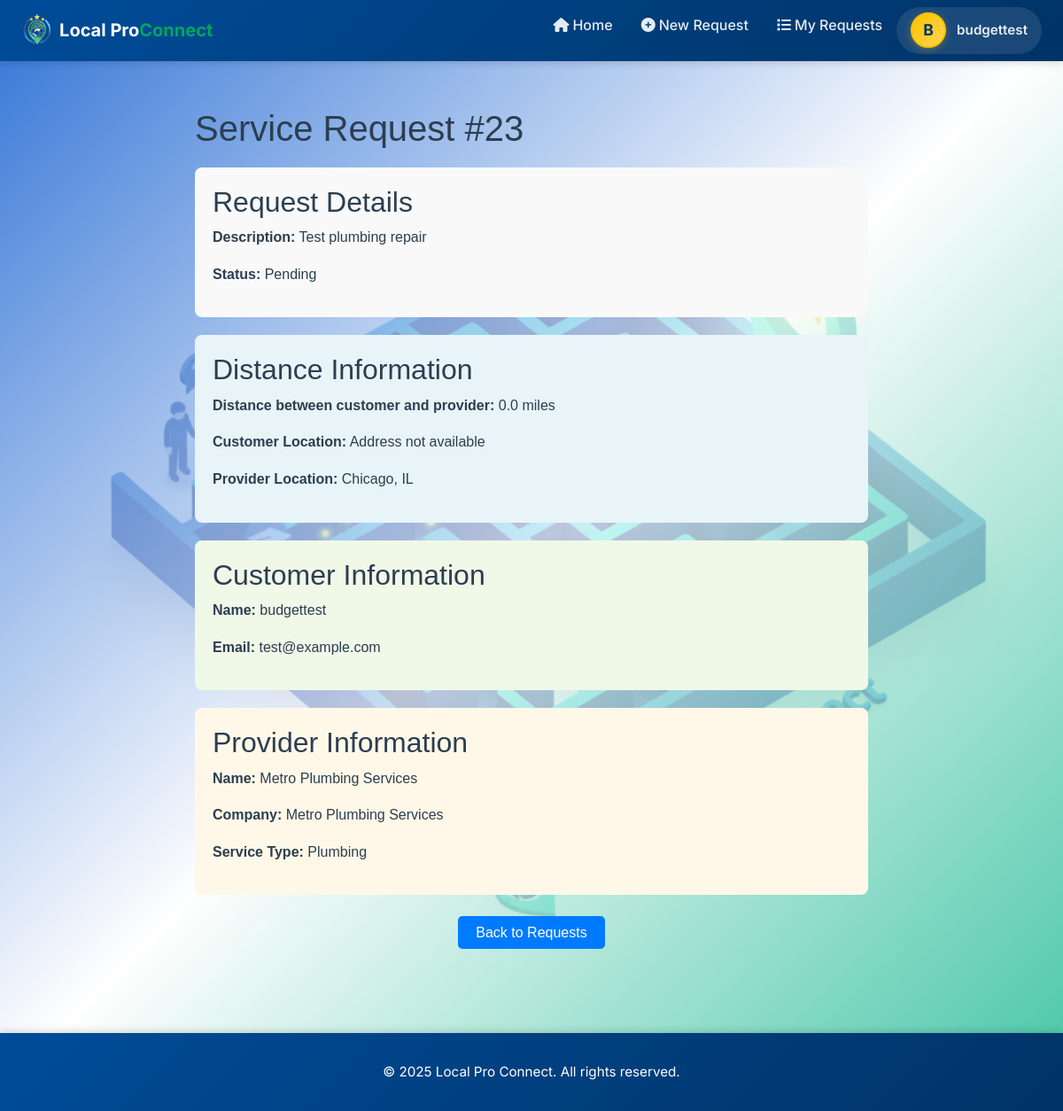
Screenshot of /requests/23/ (signed in) with the database file from the repository.
### requests/models.py (models this page shows, shortened)
class ServiceRequest(models.Model):
    STATUS_CHOICES = [
        ('pending', 'Pending'),
        ('accepted', 'Accepted'),
        ('declined', 'Declined'),
    ]
    DECLINE_REASON_CHOICES = [
        ('price', 'Price'),
        ('distance', 'Distance'),
        ('time', 'Time'),
        ('other', 'Other'),
    ]
    user = models.ForeignKey(
        settings.AUTH_USER_MODEL,
        on_delete=models.CASCADE,
        related_name="service_requests"
    )
    provider = models.ForeignKey(
        settings.AUTH_USER_MODEL,
        on_delete=models.SET_NULL,
        null=True,
        blank=True,
        related_name="service_requests_as_provider"
    )
    description = models.TextField()
    provider_name = models.CharField(max_length=255)  # Name of provider being requested
    offered_price = models.DecimalField(max_digits=10, decimal_places=2, null=True, blank=True, help_text="Price offered by the user")
    date_time = models.DateTimeField(null=True, blank=True)
    price_range = models.ForeignKey(
        PriceRange,
        on_delete=models.SET_NULL,
        null=True,
        blank=True,
        related_name="requests",
    )
    urgent = models.BooleanField(default=False)
    status = models.CharField(
        max_length=20,
        choices=STATUS_CHOICES,
        default='pending'
    )
    decline_reason = models.CharField(
        max_length=20,
        choices=DECLINE_REASON_CHOICES,
        null=True,
        blank=True
    )
    decline_message = models.TextField(null=True, blank=True)
    created_at = models.DateTimeField(auto_now_add=True)
    accepted_at = models.DateTimeField(null=True, blank=True)
    declined_at = models.DateTimeField(null=True, blank=True)
    email_sent_to_provider = models.BooleanField(default=False, help_text="Whether provider notification email was sent")
    email_sent_to_provider_timestamp = models.DateTimeField(null=True, blank=True, help_text="When provider email was sent")
    email_sent_to_user = models.BooleanField(default=False, help_text="Whether user notification email was sent")
    email_sent_to_user_timestamp = models.DateTimeField(null=True, blank=True, help_text="When user email was sent")
    email_read_timestamp = models.DateTimeField(null=True, blank=True, help_text="When provider opened email (if tracked)")
    email_response_timestamp = models.DateTimeField(null=True, blank=True, help_text="When provider responded to request")
    class Meta:
        ordering = ['-created_at']

### accounts/models.py (models this page shows, shortened)
class ProviderProfile(models.Model):
	SERVICE_CHOICES = [
		('plumbing', 'Plumbing'),
		('electrical', 'Electrical'),
		('carpentry', 'Carpentry'),
		('cleaning', 'Cleaning'),
		('tutoring', 'Tutoring'),
		('hvac', 'HVAC'),
		('roofing', 'Roofing'),
		('landscaping', 'Landscaping'),
		('painting', 'Painting'),
		('other', 'Other'),
	]
	user = models.OneToOneField(settings.AUTH_USER_MODEL, on_delete=models.CASCADE, related_name='provider_profile')
	company_name = models.CharField(max_length=255, blank=True)
	service_type = models.CharField(max_length=50, choices=SERVICE_CHOICES, default='other')
	phone = models.CharField(max_length=20, blank=True)
	business_address = models.CharField(max_length=255, blank=True)
	city = models.CharField(max_length=100, blank=True)
	state = models.CharField(max_length=50, blank=True)
	zip_code = models.CharField(max_length=10, blank=True)
	service_description = models.TextField(blank=True)
	bio = models.TextField(blank=True)
	profile_picture = models.ImageField(upload_to='profiles/', null=True, blank=True)
	services_rendered = models.PositiveIntegerField(default=0)
	years_experience = models.PositiveIntegerField(default=0)
	rating = models.DecimalField(max_digits=3, decimal_places=1, default=5.0)
	total_reviews = models.IntegerField(default=0)
	is_verified = models.BooleanField(default=False)
	min_price = models.DecimalField(max_digits=10, decimal_places=2, default=50.00, help_text="Minimum service price")
	max_price = models.DecimalField(max_digits=10, decimal_places=2, null=True, blank=True, help_text="Maximum service price (for display range)")
	SERVICE_RATE_CHOICES = [
		('hourly', 'Hourly'),
		('fixed', 'Fixed Price'),
		('custom', 'Custom Quote'),
	]
	service_rate = models.CharField(max_length=20, choices=SERVICE_RATE_CHOICES, default='fixed', help_text="How this provider charges for services")
	latitude = models.DecimalField(max_digits=9, decimal_places=6, null=True, blank=True, help_text="Current latitude for live tracking")
	longitude = models.DecimalField(max_digits=9, decimal_places=6, null=True, blank=True, help_text="Current longitude for live tracking")
	created_at = models.DateTimeField(auto_now_add=True)
	updated_at = models.DateTimeField(auto_now=True)
	class Meta:
		verbose_name = 'Provider Profile'
		verbose_name_plural = 'Provider Profiles'
		ordering = ['-created_at']

### requests/views.py (the view, shortened to what this page needs)
# urls.py: path("<int:request_id>/", request_detail, name="request_detail"),
@login_required
def request_detail(request, request_id):
    service_request = get_object_or_404(
        ServiceRequest.objects.select_related('user', 'provider', 'price_range').prefetch_related('photos'),
        id=request_id
    )
    user = request.user
    is_provider = hasattr(user, 'provider_profile')
    if service_request.user != user and service_request.provider != user:
        return HttpResponseForbidden('You do not have permission to view this request')
    distance = None
    user_address = None
    provider_address = None
    user_lat = None
    user_lng = None
    provider_lat = None
    provider_lng = None
    user_profile = None
    if hasattr(service_request.user, 'user_profile'):
        user_profile = service_request.user.user_profile
        user_address = get_address_string(user_profile)
    provider_profile = None
    if service_request.provider and hasattr(service_request.provider, 'provider_profile'):
        provider_profile = service_request.provider.provider_profile
        provider_address = get_address_string(provider_profile)
    if user_profile and provider_profile:
        try:
            user_zip = int(user_profile.zip_code) if user_profile.zip_code else 0
            provider_zip = int(provider_profile.zip_code) if provider_profile.zip_code else 0
            zip_diff = abs(user_zip - provider_zip)
            distance = min(zip_diff * 0.5, 500)  # Cap at 500 miles
        except (ValueError, AttributeError):
            distance = None
    context = {
        'service_request': service_request,
        'distance': distance,
        'user_address': user_address,
        'provider_address': provider_address,
        'user_lat': user_lat,
        'user_lng': user_lng,
        'provider_lat': provider_lat,
        'provider_lng': provider_lng,
        'is_provider': is_provider,
    }
    return render(request, 'requests/request_detail.html', context)

### requests/templates/requests/request_detail.html (shortened to what this page needs)
{% extends "base.html" %}
{% load static %}
{% block content %}
<div style="max-width: 800px; margin: 0 auto; padding: 20px; font-family: Arial, sans-serif;">
    <h1>Service Request #{{ service_request.id }}</h1>
    <div style="background: #f9f9f9; padding: 20px; border-radius: 8px; margin: 20px 0;">
        <h2>Request Details</h2>
        <p><strong>Description:</strong> {{ service_request.description }}</p>
        <p><strong>Status:</strong> {{ service_request.get_status_display }}</p>
    </div>
    <div style="background: #e8f4f8; padding: 20px; border-radius: 8px; margin: 20px 0;">
        <h2>Distance Information</h2>
        {% if distance is not None %}
        <p><strong>Distance between customer and provider:</strong> {{ distance|floatformat:1 }} miles</p>
        {% if user_address %}
        <p><strong>Customer Location:</strong> {{ user_address }}</p>
        {% endif %}
        {% if provider_address %}
        <p><strong>Provider Location:</strong> {{ provider_address }}</p>
        {% endif %}
        {% else %}
        <p>Distance information not available</p>
        {% endif %}
    </div>
    <div style="background: #f0f8e8; padding: 20px; border-radius: 8px; margin: 20px 0;">
        <h2>Customer Information</h2>
        <p><strong>Name:</strong> {{ service_request.user.get_full_name|default:service_request.user.username }}</p>
        {% if service_request.user.email %}
        <p><strong>Email:</strong> {{ service_request.user.email }}</p>
        {% endif %}
    </div>
    {% if service_request.provider %}
    <div style="background: #fff8e8; padding: 20px; border-radius: 8px; margin: 20px 0;">
        <h2>Provider Information</h2>
        <p><strong>Name:</strong> {{ service_request.provider_name }}</p>
        {% if service_request.provider.provider_profile %}
        <p><strong>Company:</strong> {{ service_request.provider.provider_profile.company_name }}</p>
        <p><strong>Service Type:</strong> {{ service_request.provider.provider_profile.get_service_type_display }}</p>
        {% endif %}
    </div>
    {% endif %}
    <div style="text-align: center; margin-top: 30px;">
        <a href="{% url 'requests:request_list' %}" style="background: #007bff; color: white; padding: 10px 20px; text-decoration: none; border-radius: 5px;">Back to Requests</a>
    </div>
</div>
{% endblock %}

### templates/base.html (shortened to what this page needs)
{% load static %}
<!DOCTYPE html>
<html lang="en">
<head>
    <link href="https://cdn.jsdelivr.net/npm/bootstrap@5.3.0/dist/css/bootstrap.min.css" rel="stylesheet">
    <link href="https://cdnjs.cloudflare.com/ajax/libs/font-awesome/6.4.0/css/all.min.css" rel="stylesheet">
    <link rel="stylesheet" href="{% static 'css/request.css' %}?v=2.0">
</head>
<body>
    <nav class="navbar navbar-expand-lg navbar-dark">
        <div class="container-fluid px-4">
            <a class="navbar-brand" href="/">
                <img src="/static/assets/image/newlogo.png" alt="Local Pro Connect Logo" onerror="this.style.display='none'">
                <span class="navbar-brand-text">Local Pro<span class="highlight">Connect</span></span>
            </a>
            <div class="collapse navbar-collapse" id="navbarNav">
                <ul class="navbar-nav ms-auto">
                    <li class="nav-item">
                        <a class="nav-link" href="{% url 'accounts:home' %}"><i class="fas fa-home me-1"></i>Home</a>
                    </li>
                    {% if user.is_authenticated %}
                    {% if user.provider_profile %}
                    <li class="nav-item">
                        <a class="nav-link" href="{% url 'requests:request_list' %}"><i class="fas fa-list me-1"></i>My Requests</a>
                    </li>
                    <li class="nav-item">
                        <a class="nav-link" href="{% url 'accounts:provider_dashboard' %}"><i class="fas fa-chart-bar me-1"></i>Dashboard</a>
                    </li>
                    {% else %}
                    <li class="nav-item">
                        <a class="nav-link" href="{% url 'requests:create_request' %}"><i class="fas fa-plus-circle me-1"></i>New Request</a>
                    </li>
                    <li class="nav-item">
                        <a class="nav-link" href="{% url 'requests:request_list' %}"><i class="fas fa-list me-1"></i>My Requests</a>
                    </li>
                    {% endif %}
                    <li class="nav-item dropdown profile-indicator">
                        <a class="nav-link profile-dropdown-toggle"
                           href="#"
                           id="profileDropdown"
                           role="button"
                           data-bs-toggle="dropdown"
                           aria-expanded="false"
                           aria-label="User profile menu">
                            {% if user.provider_profile.profile_picture %}
                                <img src="{{ user.provider_profile.profile_picture.url }}"
                                     alt="{{ user.username }}'s profile picture"
                                     class="profile-avatar"
                                     loading="lazy"
                                     onerror="this.style.display='none'; this.nextElementSibling.style.display='flex';">
                                <div class="profile-avatar-fallback" style="display: none;">
                                    {{ user.username|first|upper }}
                                </div>
                            {% else %}
                                <div class="profile-avatar-fallback">
                                    {{ user.username|first|upper }}
                                </div>
                            {% endif %}
                            <span class="profile-username">{{ user.username }}</span>
                        </a>
                    </li>
                    {% endif %}
                </ul>
            </div>
        </div>
    </nav>
    <main class="container">
        {% block content %}{% endblock %}
    </main>
    <footer>
        <p>&copy; 2025 Local Pro Connect. All rights reserved.</p>
    </footer>
</body>
</html>

### rows the page displays
ServiceRequest: id "23", description "Test plumbing repair", status "Pending", user.get_full_name "budgettest", user.email "test@example.com", provider_name "Metro Plumbing Services", provider.provider_profile.company_name "Metro Plumbing Services", provider.provider_profile.service_type "Plumbing"

### other values shown
{{ user.username|first|upper }} "B"
{{ user.username }} "budgettest"
{{ distance|floatformat:1 }} "0.0"
{{ user_address }} "Address not available"
{{ provider_address }} "Chicago, IL"
